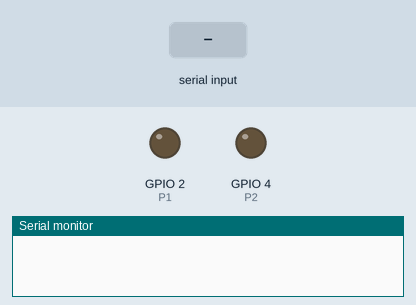
A sketch run on a simulated ESP32. Shown: output pins drawn as LEDs (lit = HIGH), the last lines printed to the serial monitor. Dashed ring = blinking. Inputs (shaded band) come from the test bench.

Above: at 1.2 s.
1.3 s: "SET" received over Serial
At 1.7 s:
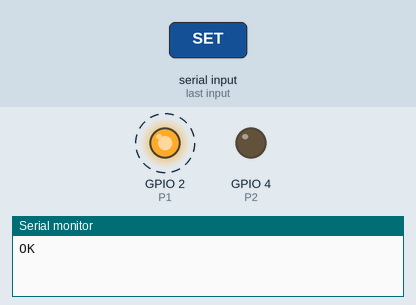
4.3 s: "RESET" received over Serial
At 5.0 s:
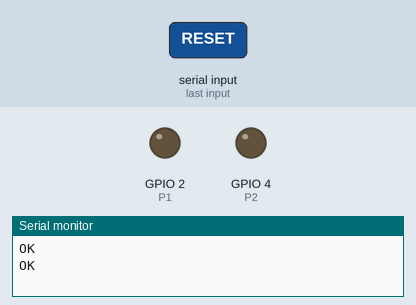
Timing chart, 0 to 7.3 s (numbered marks = the images above; inputs shaded):
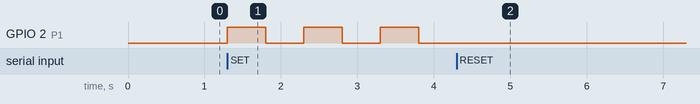

Measured:
- after the input at 1.3 s, GPIO 2 (P1): alternates HIGH for 0.50 s and LOW for 0.50 s, starting at once
- after the input at 4.3 s, GPIO 2 (P1): stops changing and stays LOW

The sketch:

FW102_HW.ino
```cpp
/*
This project converts the ESP32 to the controller of the FW102. It sends pulses
to FW102 to rotate the wheel and therefore switch the filters on the wheel.
Each step takes about one second.

/////////////////////////////////////////////////////////////////////////////////
The serial communication uses the format of "[CMD0] [CMD1]" separated by a space.
The protocol is as following:
--------------------------------------------------------------------------------
CMD0  | CMD1 | Description
--------------------------------------------------------------------------------
POS   |      | request the current position, returns the current position number
      |      | between 1 and 6
--------------------------------------------------------------------------------
SET   | NUM  | NUM is a number (or the reminder) between 1 and 6. It sets the
      |      | position to the position of NUM
--------------------------------------------------------------------------------
RESET | NUM  | NUM is a number (or the reminder) between 1 and 6. It resets the
      |      | position reading to the NUM without rotating the wheel. This is
      |      | used in the initialization to match the position reading on the
      |      | device.
--------------------------------------------------------------------------------
STOP  |      | Stop the rotation.
--------------------------------------------------------------------------------
/////////////////////////////////////////////////////////////////////////////////
Wiring:
The external triger cable is connected to two pins: P1 and P2.
In this case, D2 and D4 are used.
*/
#include <stdio.h>
#include <stdlib.h>
#include <ctype.h>
#include <string.h>


#define BAUDRATE 115200
#define CMD_LENGTH 10
#define OBJ_MAX 6
#define PULSE_WIDTH 500

int P1 = 2;
int P2 = 4;

char CMD0[CMD_LENGTH]={'0'};// global variables of the received commands
char CMD1[CMD_LENGTH]={'0'};
char CMD2[CMD_LENGTH]={'0'};


void setup()
{
  Serial.begin(BAUDRATE, SERIAL_8N1, 3, 1);
  //Serial.begin(BAUDRATE);
  int  icount = 0;
/*
  while (!Serial) {
    Serial.print("waiting for connection for %d seconds");
    delay(10); // wait for serial port to connect. Needed for native USB
    icount = icount + 1;
  }
  Serial.print("Connected...");
*/
  pinMode(P1, OUTPUT);
  pinMode(P2, OUTPUT);
  digitalWrite(P1,LOW);
  digitalWrite(P2,LOW);
}

//--------------------------------------------
// read commands from the default serial port, i.e. the default UART port.
void readCommand()
{
  int str_in_max=Serial.available();
  //printf("str_in_max:%d \n",str_in_max);

  memset(CMD0,'\0',CMD_LENGTH);
  memset(CMD1,'\0',CMD_LENGTH);
  memset(CMD2,'\0',CMD_LENGTH);

  char str_in[str_in_max]={'0'};

  int flag_cmd0_read=1;
  int flag_cmd1_read=1;
  int flag_cmd2_read=1;

  int icount0 = 0;
  int icount1 = 0;
  int icount2 = 0;
  for(int itemp=0;itemp<str_in_max;itemp++)
  {
    str_in[itemp]=Serial.read();

    // start receiving CMD0
    if(!isspace(str_in[itemp])&&flag_cmd0_read)
    {
      CMD0[icount0]=str_in[itemp];
      icount0 = icount0 + 1;
    }
    else
    {//CMD0 is done, set the flag to
      flag_cmd0_read=0;
      //icount0 = 0;
    }
    CMD0[icount0] = '\0';

    // start receiving CMD1
    if(flag_cmd0_read==0&&!isspace(str_in[itemp])&&flag_cmd1_read)
    {// start from the first letter after spaces
      if(!isspace(str_in[itemp])&&flag_cmd1_read)
      {
        CMD1[icount1]=str_in[itemp];
        icount1 = icount1 + 1;
      }
      else
      {//CMD1 is done, set the flag to 0
        flag_cmd1_read=0;
        //icount1 = 0;
      }
    }
    else
    { // already read some information and come to the next space
      if(icount1)
      {
        flag_cmd1_read=0;
      }
    }
    CMD1[icount1] = '\0';

    // start receiving CMD2
    if(flag_cmd1_read==0&&!isspace(str_in[itemp])&&flag_cmd2_read)
    {// start from the first letter after spaces
      if(!isspace(str_in[itemp])&&flag_cmd2_read)
      {
        CMD2[icount2]=str_in[itemp];
        icount2 = icount2 + 1;
      }
      else
      {//CMD0 is done, set the flag to
      flag_cmd2_read=0;
      //icount2 = 0;
      }
    }
    else
    {
      if(icount2) // already read some information and come to the next space
      {
        flag_cmd2_read=0;
      }
    }
    CMD2[icount2] = '\0';

  }
  str_in[str_in_max-1] = {'\0'};
  //printf("Read:%s\n",str_in);
  //printf("CMD0:%s\n",CMD0);
  //printf("CMD1:%s\n",CMD1);
  //printf("CMD2:%s\n",CMD2);

  //delay(1000);
}


int POS=0;
int OBJ=0;
int OFFSET = OBJ - POS;

void reSet()
{
  int val = atoi(CMD1)%OBJ_MAX;
  if(val<0)
  {
    val = val + OBJ_MAX;
  }
  if(val==0)
  {
    val=OBJ_MAX;
  }
  POS = val;
  OBJ = val;
}

void setObj()
{
  int val = atoi(CMD1)%OBJ_MAX;
  if(val<0)
  {
    val = val + OBJ_MAX;
  }
  if(val==0)
  {
    val=OBJ_MAX;
  }
  OBJ = val;
}

int calcOffset()
{

  int val = OBJ-POS;
  return val;
}

void stopRotation()
{
  OBJ = POS;
}


void loop()
{
  if(Serial.available()>1)
  {
    //printf("--------------------------------\n");
    readCommand();

    /*
    printf("CMD0:%s\n",CMD0);
    printf("CMD1:%s\n",CMD1);
    printf("CMD2:%s\n",CMD2);
    */

    if(strcmp(CMD0,"POS")==0)
    {
      Serial.println(POS);
   }

    if(strcmp(CMD0,"RESET")==0)
    {
      reSet();
      //printf("ASET Done...\n");
      Serial.println("OK");
    }

    if(strcmp(CMD0,"SET")==0)
    {
      setObj();
      Serial.println("OK");
    }

    if(strcmp(CMD0,"STOP")==0)
    {
      stopRotation();
      Serial.println("OK");
    }

  }

  OFFSET= abs(OBJ - POS);

  if(OFFSET!=0)
  {
    digitalWrite(P1,HIGH);
    delay(PULSE_WIDTH);
    digitalWrite(P1,LOW);
    delay(PULSE_WIDTH);
    POS = POS + 1;
  }
  if(POS >OBJ_MAX)
  {
    POS = 1;
  }

  //printf("POS=%d\n",POS);
  //delay(500);
}
```
